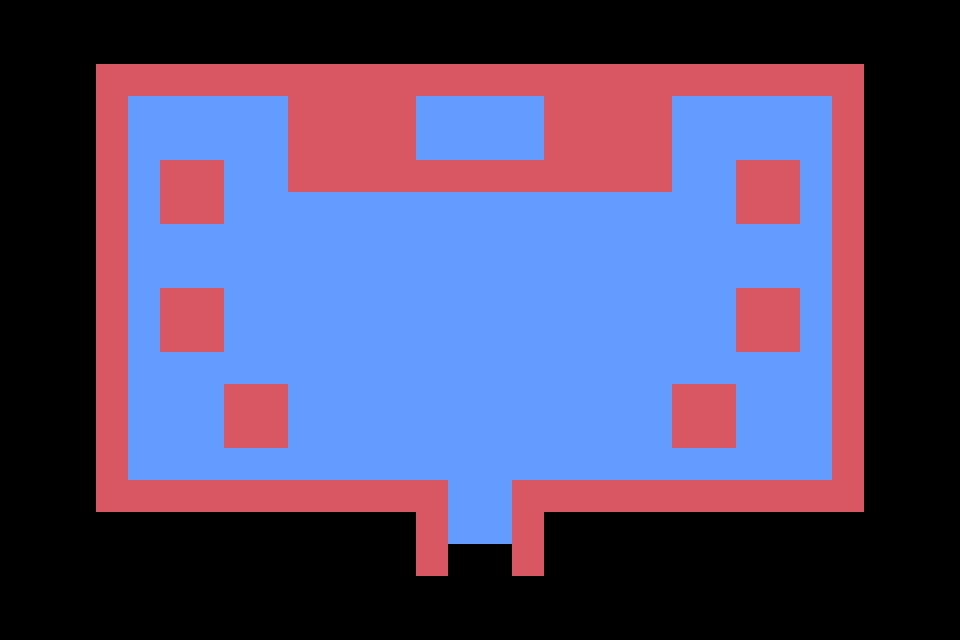

The image is a tile-based game level rendered from a .tmx file. Its description and source (layers, tilesets, objects; grid data summarised) follow:
An orthogonal 30x20 tile map with 32x32 px tiles, 2 tile layers (House, Collisions), 1 hidden layer not drawn.

<map version="1.9" tiledversion="1.9.2" orientation="orthogonal" renderorder="right-down" width="30" height="20" tilewidth="32" tileheight="32" infinite="0" nextlayerid="4" nextobjectid="1">
 <tileset firstgid="1" name="Temp_tiles" tilewidth="32" tileheight="32" tilecount="6" columns="3">
  <image source="../Textures/SceneGame/Temp_tiles.png" width="96" height="64" />
 </tileset>
 <layer id="1" name="House" width="30" height="20">
  <properties>
   <property name="Draw" type="bool" value="true" />
   <property name="Navigation" type="bool" value="false" />
  </properties>
  <data>[600 cells, 342 non-empty, 2 distinct tile ids]</data>
 </layer>
 <layer id="2" name="Collisions" width="30" height="20">
  <properties>
   <property name="Draw" type="bool" value="false" />
   <property name="Navigation" type="bool" value="false" />
  </properties>
  <data>[600 cells, 126 non-empty, 1 distinct tile ids]</data>
 </layer>
 <layer id="3" name="Teleport" width="30" height="20" visible="0">
  <properties>
   <property name="Draw" type="bool" value="false" />
   <property name="Navigation" type="bool" value="false" />
  </properties>
  <data>[600 cells, 4 non-empty, 1 distinct tile ids]</data>
 </layer>
</map>
